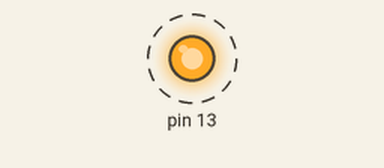
The sketch below on a simulated Arduino Uno, built with avr-gcc and run on an emulated ATmega328P. Parts: output pins drawn as LEDs (lit = HIGH). Dashed ring = blinking. What the sketch prints to the serial monitor is not drawn. At 20.0 s the program stops and its outputs stay as they are.

Above: at 0.5 s.
Timing chart, 0 to 4.6 s (numbered marks = the images above):
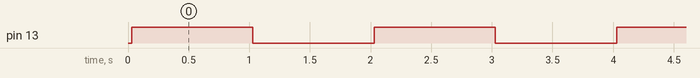

Measured:
- by itself, pin 13: alternates HIGH for 1.0 s and LOW for 1.0 s, 20 changes in all, then stays LOW

The sketch:

sketch_oct02a.ino
```cpp
/*
 * lots of help from http://www.arduino-hacks.com/converting-integer-to-character-vice-versa/
 */

//get rid of magic numbers, define variable values early on
#define ONE_SECOND 1000
#define COUNTER_INIITIAL_NUMBER 0
#define COUNTER_FINAL_NUMBER 10
#define COUNTER_STEP_SIZE 1

void setup() {
  // put your setup code here, to run once:
  Serial.begin(9600);           // set up Serial library at 9600 bps
  Serial.write("HEADER (this program will end when counter is at 10)");

  // initialize digital pin 13 as an output.
  pinMode(13, OUTPUT);
}

void loop() {
  // put your main code here, to run repeatedly:
    int counter = COUNTER_INIITIAL_NUMBER;  //declaring integer
    char counter_string[3];                 //declaring character array
    String str;                             //declaring string

    while (counter < COUNTER_FINAL_NUMBER){
      counter += COUNTER_STEP_SIZE;
      str = String(counter);                //converting integer into a string
      str.toCharArray(counter_string,3);    //passing the value of the string to the character array

      Serial.write( "...loop");
      Serial.write("...Value of counter_string is \t");
      Serial.println(counter_string);       //display that value

      digitalWrite(13, HIGH);   // turn the LED on (HIGH is the voltage level)
      delay(1000);              // wait for a second
      digitalWrite(13, LOW);    // turn the LED off by making the voltage LOW
      delay(1000);              // wait for a second
    }
    exit(0);
}
```
